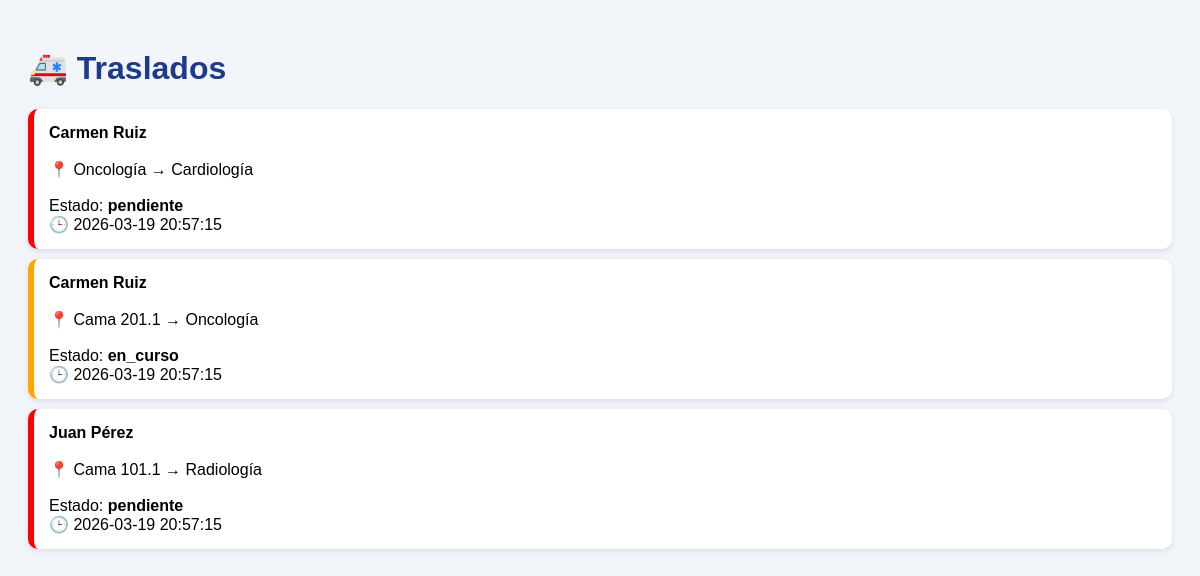
Screenshot of /public/listar_traslados.php with the database file from the repository.
### tables this page shows
CREATE TABLE traslados (
    id_traslado INT AUTO_INCREMENT PRIMARY KEY,
    id_paciente INT NOT NULL,
    id_origen INT NOT NULL,
    id_destino INT NOT NULL,
    id_usuario INT NULL,
    facultativo_solicitante VARCHAR(100),
    estado VARCHAR(50) NOT NULL DEFAULT 'pendiente',
    fecha_solicitud DATETIME NOT NULL DEFAULT CURRENT_TIMESTAMP,

    CONSTRAINT fk_traslado_paciente
        FOREIGN KEY (id_paciente)
        REFERENCES pacientes(id_paciente)
        ON DELETE CASCADE,

    CONSTRAINT fk_traslado_origen
        FOREIGN KEY (id_origen)
        REFERENCES ubicaciones(id_ubicacion)
        ON DELETE RESTRICT
        ON UPDATE CASCADE,

    CONSTRAINT fk_traslado_destino
        FOREIGN KEY (id_destino)
        REFERENCES ubicaciones(id_ubicacion)
        ON DELETE RESTRICT
        ON UPDATE CASCADE,

    CONSTRAINT fk_traslado_usuario
        FOREIGN KEY (id_usuario)
        REFERENCES usuarios(id_usuario)
        ON DELETE SET NULL
        ON UPDATE CASCADE
);

CREATE TABLE pacientes (
    id_paciente INT AUTO_INCREMENT PRIMARY KEY,
    nombre VARCHAR(100) NOT NULL,
    apellidos VARCHAR(150) NOT NULL,
    habitacion VARCHAR(20),
    planta_habitacion VARCHAR(20),
    observaciones TEXT
);

CREATE TABLE ubicaciones (
    id_ubicacion INT AUTO_INCREMENT PRIMARY KEY,
    nombre VARCHAR(100) NOT NULL,
    tipo VARCHAR(50) NOT NULL,
    planta VARCHAR(20) NOT NULL,
    zona VARCHAR(5),             
    habitacion VARCHAR(10),      
    pos_x INT,
    pos_y INT,
    descripcion TEXT
);

### public/listar_traslados.php (the view, shortened to what this page needs)
<?php
require_once "../app/conexion.php";
$sql = "
SELECT
    t.id_traslado,
    p.nombre,
    p.apellidos,
    o.nombre AS origen,
    d.nombre AS destino,
    t.estado,
    t.fecha_solicitud
FROM traslados t
JOIN pacientes p ON t.id_paciente = p.id_paciente
JOIN ubicaciones o ON t.id_origen = o.id_ubicacion
JOIN ubicaciones d ON t.id_destino = d.id_ubicacion
ORDER BY t.fecha_solicitud DESC
";
$stmt = $conexion->query($sql);
$traslados = $stmt->fetchAll(PDO::FETCH_ASSOC);
?>
<!DOCTYPE html>
<html lang="es">
<head>
</head>
<body>
<h1>🚑 Traslados</h1>
<?php if (count($traslados) > 0): ?>
    <?php foreach ($traslados as $t): ?>
        <div class="card <?php echo str_replace(' ', '_', $t['estado']); ?>">
            <strong>
                <?php echo $t['nombre'] . " " . $t['apellidos']; ?>
            </strong><br><br>
            📍 <?php echo $t['origen']; ?> → <?php echo $t['destino']; ?><br><br>
            Estado: <strong><?php echo $t['estado']; ?></strong><br>
            🕒 <?php echo $t['fecha_solicitud']; ?>
        </div>
    <?php endforeach; ?>
<?php else: ?>
    <p>No hay traslados registrados.</p>
<?php endif; ?>
</body>
</html>

### public/listar_traslados.php (style rules this page uses)
body { font-family: Arial; background: #f2f5f9; padding: 20px; }
h1 { color: #1e3a8a; }
.card { background: white; padding: 15px; margin-bottom: 10px; border-radius: 10px; box-shadow: 0 2px 6px rgba(0,0,0,0.1); }
.pendiente { border-left: 6px solid red; }
.en_curso { border-left: 6px solid orange; }

### rows the page displays
traslados: id_paciente.nombre "Carmen", id_paciente.apellidos "Ruiz", id_origen.nombre "Oncología", id_destino.nombre "Cardiología", estado "pendiente", fecha_solicitud "2026-03-19 20:57:15"
traslados: id_paciente.nombre "Carmen", id_paciente.apellidos "Ruiz", id_origen.nombre "Cama 201.1", id_destino.nombre "Oncología", estado "en_curso", fecha_solicitud "2026-03-19 20:57:15"
traslados: id_paciente.nombre "Juan", id_paciente.apellidos "Pérez", id_origen.nombre "Cama 101.1", id_destino.nombre "Radiología", estado "pendiente", fecha_solicitud "2026-03-19 20:57:15"
